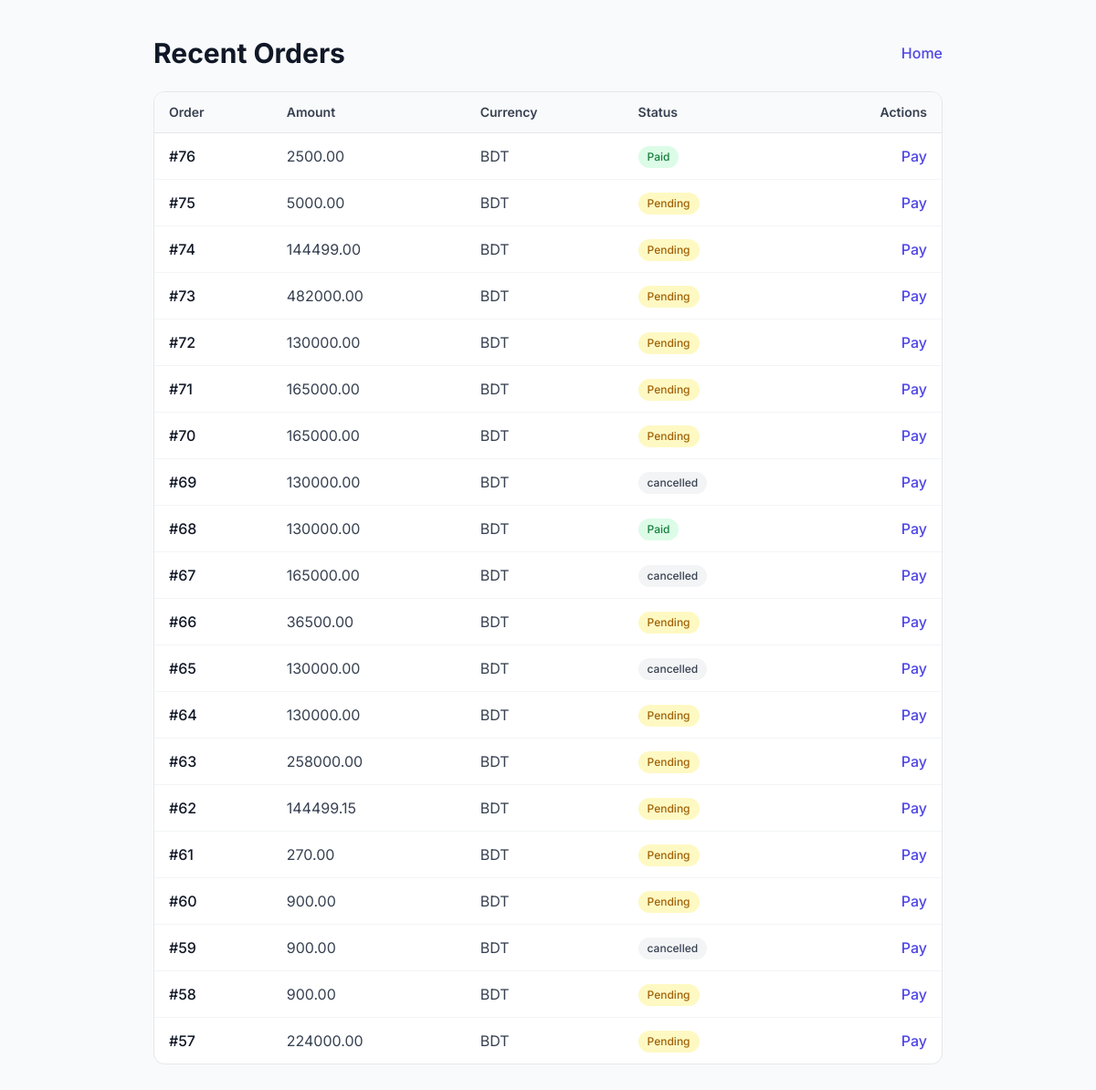
The app's page /payments/list/, older data.
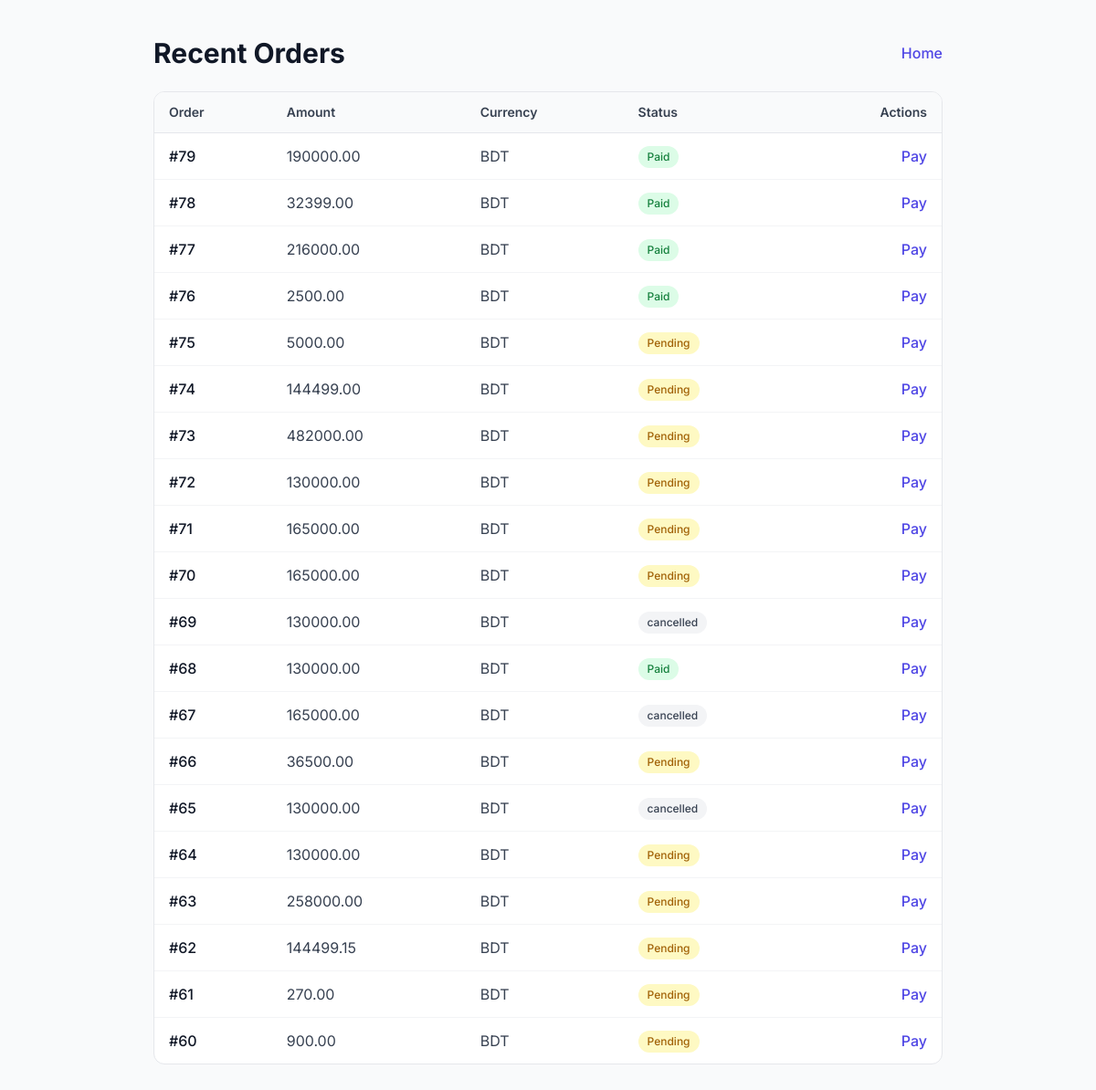
The same page, newer data.
### payments/models.py (models this page shows, shortened)
class Order(models.Model):
    STATUS_CHOICES = [
        ('pending','Pending'),
        ('paid','Paid'),
        ('failed','Failed'),
        ('cancelled','Cancelled'),
    ]
    user = models.ForeignKey(settings.AUTH_USER_MODEL, null=True, blank=True, on_delete=models.SET_NULL)
    amount = models.DecimalField(max_digits=10, decimal_places=2)
    currency = models.CharField(max_length=10, default='BDT')
    created_at = models.DateTimeField(auto_now_add=True)
    status = models.CharField(max_length=20, choices=STATUS_CHOICES, default='pending')
    description = models.CharField(max_length=255, blank=True)

### payments/views.py (the view)
# urls.py: path('list/', views.payment_list, name='list'),
def payment_list(request):
    orders = Order.objects.order_by('-created_at')[:20]
    return render(request, 'payments/list.html', {'orders': orders})

### payments/templates/payments/list.html (shortened to what this page needs)
<!DOCTYPE html>
<html lang="en">
<head>
  <link href="https://cdn.jsdelivr.net/npm/daisyui@4.12.24/dist/full.min.css" rel="stylesheet" type="text/css" />
  <script src="https://cdn.tailwindcss.com"></script>
</head>
<body class="min-h-screen bg-gray-50 py-10">
  <div class="max-w-4xl mx-auto px-4">
    <div class="mb-6 flex items-center justify-between">
      <h1 class="text-3xl font-bold text-gray-900">Recent Orders</h1>
      <a href="/" class="text-indigo-600 hover:text-indigo-800 font-medium">Home</a>
    </div>
    <div class="overflow-hidden rounded-xl border bg-white">
      <table class="min-w-full divide-y divide-gray-200">
        <thead class="bg-gray-50">
          <tr>
            <th class="px-4 py-3 text-left text-sm font-semibold text-gray-700">Order</th>
            <th class="px-4 py-3 text-left text-sm font-semibold text-gray-700">Amount</th>
            <th class="px-4 py-3 text-left text-sm font-semibold text-gray-700">Currency</th>
            <th class="px-4 py-3 text-left text-sm font-semibold text-gray-700">Status</th>
            <th class="px-4 py-3 text-right text-sm font-semibold text-gray-700">Actions</th>
          </tr>
        </thead>
        <tbody class="divide-y divide-gray-100">
          {% for o in orders %}
          <tr class="hover:bg-gray-50">
            <td class="px-4 py-3 font-medium text-gray-900">#{{ o.id }}</td>
            <td class="px-4 py-3 text-gray-700">{{ o.amount }}</td>
            <td class="px-4 py-3 text-gray-700">{{ o.currency }}</td>
            <td class="px-4 py-3">
              {% if o.status == 'paid' %}
                <span class="inline-flex items-center gap-1 rounded-full bg-green-100 px-2.5 py-1 text-xs font-medium text-green-700">Paid</span>
              {% elif o.status == 'pending' %}
                <span class="inline-flex items-center gap-1 rounded-full bg-yellow-100 px-2.5 py-1 text-xs font-medium text-yellow-700">Pending</span>
              {% elif o.status == 'failed' %}
                <span class="inline-flex items-center gap-1 rounded-full bg-rose-100 px-2.5 py-1 text-xs font-medium text-rose-700">Failed</span>
              {% else %}
                <span class="inline-flex items-center gap-1 rounded-full bg-gray-100 px-2.5 py-1 text-xs font-medium text-gray-700">{{ o.status }}</span>
              {% endif %}
            </td>
            <td class="px-4 py-3 text-right">
              <a href="{% url 'payments:sslcz_start' o.id %}" class="text-indigo-600 hover:text-indigo-800 font-medium">Pay</a>
            </td>
          </tr>
          {% empty %}
          <tr>
            <td colspan="5" class="px-4 py-8 text-center text-gray-500">No orders yet.</td>
          </tr>
          {% endfor %}
        </tbody>
      </table>
    </div>
  </div>
</body>
</html>

Row changes from the older to the newer data that the page shows:
no longer on this page (row unchanged): Order: id "59", amount "900.00", currency "BDT", status "cancelled"
no longer on this page (row unchanged): Order: id "58", amount "900.00", currency "BDT", status "Pending"
no longer on this page (row unchanged): Order: id "57", amount "224000.00", currency "BDT", status "Pending"
added Order: id "79", amount "190000.00", currency "BDT", status "Paid"
added Order: id "78", amount "32399.00", currency "BDT", status "Paid"
added Order: id "77", amount "216000.00", currency "BDT", status "Paid"
